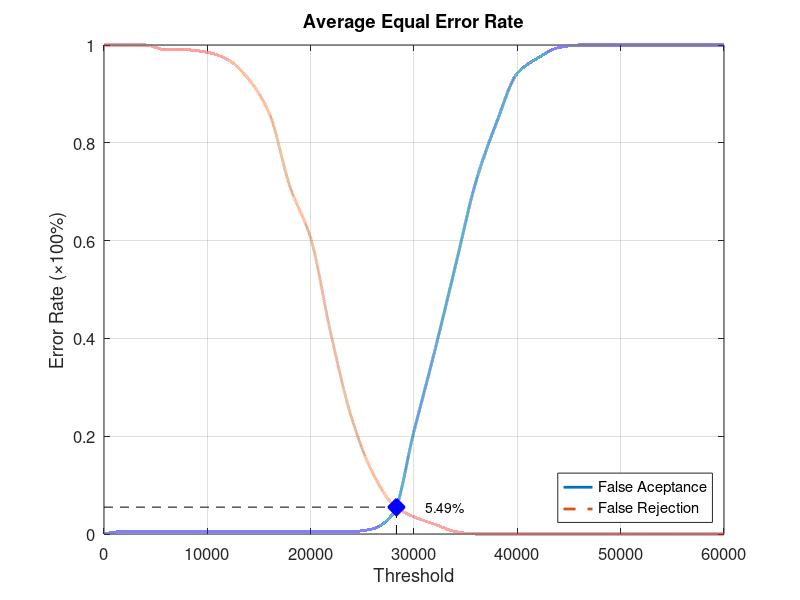
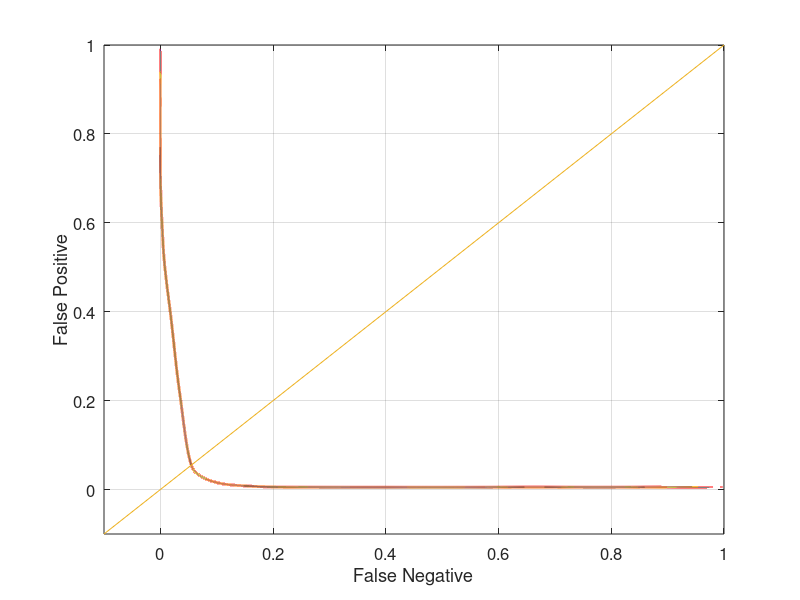

The MATLAB script that drew these images, in order:
function yEER = Database3_3
close all;
clear;
clc;
x = 0:2000:60000;
xq = 0:0.5:60000;

y0 = [0 0.00526316 0.00526316 0.00526316 0.00526316 0.00526316 0.00526316 0.00526316 0.00526316 0.00526316 0.00526316 0.00526316 0.00526316 0.0105263 0.0421053 0.210526 0.373684 0.547368 0.721053 0.842105 0.942105 0.973684 0.994737 1 1 1 1 1 1 1 1];
yy0 = interp1(x, y0, xq, 'pchip');
y1 = [1 1 1 0.99 0.99 0.985 0.97 0.93 0.86 0.71 0.605 0.405 0.235 0.125 0.06 0.035 0.02 0.005 0 0 0 0 0 0 0 0 0 0 0 0 0];
yy1 = interp1(x, y1, xq, 'pchip');

% Calculating EER: 
y2 = abs(y0 - y1);
find(y2 == min(y2))
yy2 = abs(yy0 - yy1);
xEER = find(yy2 == min(yy2));
xEERIndex = xq(xEER) % X-axis EER
yEER = yy0(xEER) % Y-axis EER

main = figure
plot(xq, yy0,'-','LineWidth', 2);	hold on
plot(xq, yy1,'--','LineWidth', 2);	hold on
plot([xEERIndex xEERIndex], [0 yEER], 'k--');	hold on
plot([0 xEERIndex], [yEER yEER], 'k--');	hold on
plot(xEERIndex, yEER, 'bx', 'LineWidth', 10);	hold on
text(xEERIndex + 10 * xEERIndex / 100, yEER, [num2str(round((10000 * yEER)) / 100) '%'])
legend('False Aceptance', 'False Rejection', 'Location', 'SouthEast')
xlabel('Threshold')
ylabel('Error Rate (\times100%)')
title('Average Equal Error Rate')
set(gca, 'FontSize', 12)
axis([0 60000 0 1])
grid on

print(main, 'Database3_3Main', '-dpng');
FNRxFPR = figure('Color', [1 1 1]);
plot(yy1, yy0, '-', yy1, yy0, 'LineWidth', 2);
hold on
y = -0.1:0.1:1
plot(y, y); 
set(gca, 'FontSize', 12)
xlabel('False Negative')
ylabel('False Positive')
axis([-0.1 1 -0.1 1])
set(gca, 'FontSize', 12)
grid on

print(FNRxFPR, 'Database3_3FNRxFPR','-dpng');
end
